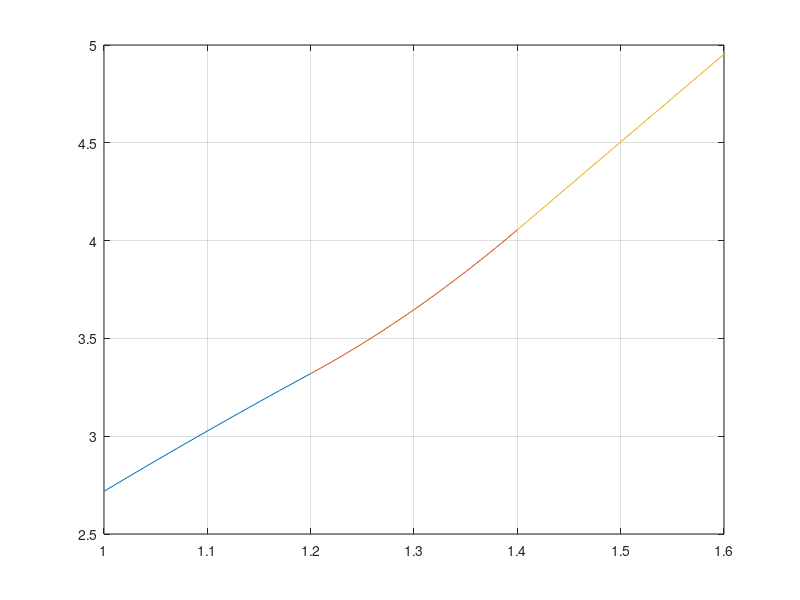

Source code (MATLAB): (Note: this script raises an error after producing the figure.)
clc; clear all; close all;

X=input('ingrese el valor de la abscisa donde evaluar la spline(entre 1 y 1.6): ');

A=[ 1.00 1.00 1.00 0.00 0.00 0.00 0.00 0.00 0.00;
    0.00 0.00 0.00 0.00 0.00 0.00 2.56 1.60 1.00;
    1.44 1.20 1.00 0.00 0.00 0.00 0.00 0.00 0.00;
    0.00 0.00 0.00 1.44 1.20 1.00 0.00 0.00 0.00;
    0.00 0.00 0.00 1.96 1.40 1.00 0.00 0.00 0.00;
    0.00 0.00 0.00 0.00 0.00 0.00 1.96 1.40 1.00;
    2.40 1.00 0.00 -2.4 -1.0 0.00 0.00 0.00 0.00;
    0.00 0.00 0.00 2.80 1.00 0.0 -2.80 -1.0 0.00;
    0.00 0.00 0.00 0.00 0.00 0.00 1.00 0.00 0.00];

b=[2.7183; 4.9530; 3.3201; 3.3201; 4.0552; 4.0552; 0; 0; 0];

I=A\b;

a0=I(1);
b0=I(2);
c0=I(3);
a1=I(4);
b1=I(5);
c1=I(6);
a2=I(7);
b2=I(8);
c2=I(9);

coef0=[a0 b0 c0];
coef1=[a1 b1 c1];
coef2=[a2 b2 c2];

P0= @(x) a0*(x^2)+b0*x+c0;
P1= @(x) a1*(x^2)+b1*x+c1;
P2= @(x) a2*(x^2)+b2*x+c2;
y=  @(x) exp(x);

if X>=1 && X<=1.2
fx=P0(X)
end
if X>1.2 && X<=1.4
fx=P1(X)
end
if X>1.4 && X<=1.6
fx=P2(X)
end

x0=[1:0.01:1.2];
x1=[1.2:0.01:1.4];
x2=[1.4:0.01:1.6];
x02=[1:0.01:1.6];

X1=1;
X2=1.2;
X3=1.4;
X4=1.6;


plot(x0,polyval(coef0, x0));
grid on;
hold on;
plot(x1,polyval(coef1, x1));
plot(x2,polyval(coef2, x2));

plot(X,fx, '*b');

plot(x02,y(x02), '.k')

legend ('P0', 'P1', 'P2', 'X=1.5', 'y=e^x', 'Location','northwest');

plot(X1,y(X1), '*r');
plot(X2,y(X2), '*r');
plot(X3,y(X3), '*r');
plot(X4,y(X4), '*r');
